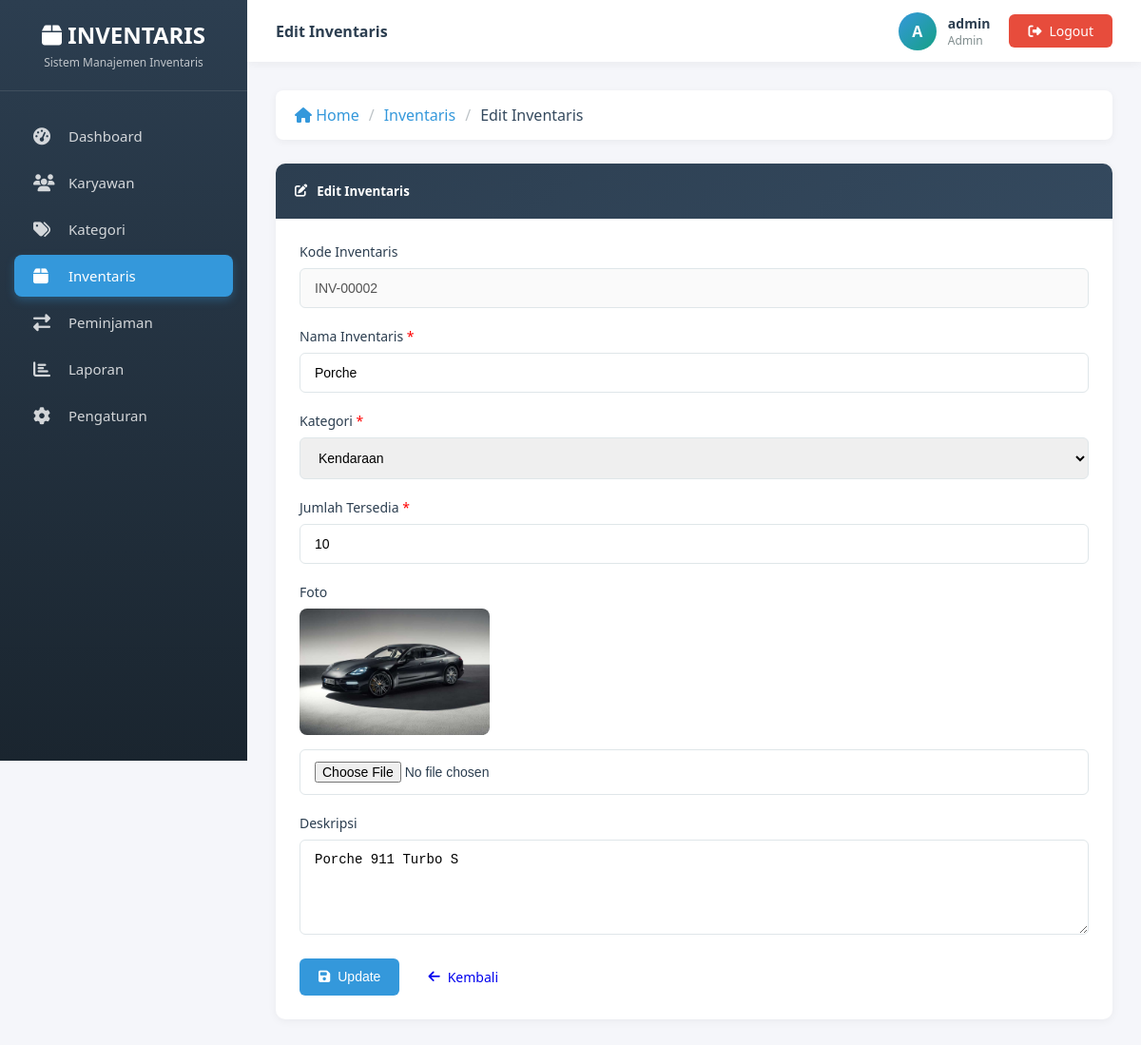
Page /inventaris/edit.php?id=2 (signed in) on the committed database.
### tables this page shows
CREATE TABLE `inventaris` (
  `id` int(11) NOT NULL,
  `kode_inventaris` varchar(20) NOT NULL,
  `nama_inventaris` varchar(100) NOT NULL,
  `kategori_id` int(11) NOT NULL,
  `jumlah_tersedia` int(11) NOT NULL DEFAULT 0,
  `foto` varchar(100) DEFAULT NULL,
  `deskripsi` text DEFAULT NULL
);

CREATE TABLE `kategori` (
  `id` int(11) NOT NULL,
  `nama_kategori` varchar(100) NOT NULL
);

### config/database.php (called while the page is built, shortened)
<?php
class Database {
    private static $instance = null;
    private $conn;
    private function __construct() {
        try {
            $this->conn = new mysqli(
                $_ENV['DB_HOST'],
                $_ENV['DB_USER'],
                $_ENV['DB_PASSWORD'],
                $_ENV['DB_NAME'],
                $_ENV['DB_PORT']
            );
            $this->conn->set_charset("utf8mb4");
        } catch (Exception $e) {
            die("Database Error: " . $e->getMessage());
        }
    }
    public static function getInstance() {
        if (self::$instance === null) {
            self::$instance = new self();
        }
        return self::$instance;
    }
    public function getConnection() {
        return $this->conn;
    }
}
?>

### lib/functions.php (called while the page is built, shortened)
<?php
require_once __DIR__ . '/../config/database.php';
class Functions {
    private $db;
    public function __construct() {
        $this->db = Database::getInstance()->getConnection();
    }
    public function getBasePath() {
        return $_ENV['BASE_PATH'];
    }
    public function getKategori() {
        $query = "SELECT * FROM kategori ORDER BY nama_kategori ASC";
        $result = $this->db->query($query);
        $categories = [];
        if ($result) {
            while ($row = $result->fetch_assoc()) {
                $categories[] = $row;
            }
        }
        return $categories;
    }
}
?>

### inventaris/edit.php (the view, shortened to what this page needs)
<?php
require_once __DIR__ . '/../views/header.php';
$db = Database::getInstance()->getConnection();
$id = isset($_GET['id']) ? (int)$_GET['id'] : 0;
$query = "SELECT * FROM inventaris WHERE id = $id";
$result = $db->query($query);
$data = $result->fetch_assoc();
$categories = $func->getKategori();
?>
<?php include __DIR__ . '/../views/sidebar.php'; ?>
<?php include __DIR__ . '/../views/topnav.php'; ?>
<div class="main-content">
    <?php include __DIR__ . '/../views/breadcrumb.php'; ?>
    <div class="card">
        <div class="card-header">
            <h5><i class="fas fa-edit"></i> Edit Inventaris</h5>
        </div>
        <div class="card-body">
            <form method="POST" action="" enctype="multipart/form-data">
                <div class="form-group">
                    <label>Kode Inventaris</label>
                    <input type="text" class="form-control" value="<?php echo htmlspecialchars($data['kode_inventaris']); ?>" disabled>
                </div>
                <div class="form-group">
                    <label>Nama Inventaris <span style="color: red;">*</span></label>
                    <input type="text" name="nama_inventaris" class="form-control" value="<?php echo htmlspecialchars($data['nama_inventaris']); ?>" required>
                </div>
                <div class="form-group">
                    <label>Kategori <span style="color: red;">*</span></label>
                    <select name="kategori_id" class="form-control" required style="padding: 12px 15px;">
                        <?php foreach ($categories as $cat): ?>
                            <option value="<?php echo $cat['id']; ?>" <?php echo $cat['id'] == $data['kategori_id'] ? 'selected' : ''; ?>>
                                <?php echo htmlspecialchars($cat['nama_kategori']); ?>
                            </option>
                        <?php endforeach; ?>
                    </select>
                </div>
                <div class="form-group">
                    <label>Jumlah Tersedia <span style="color: red;">*</span></label>
                    <input type="number" name="jumlah_tersedia" class="form-control" min="0" value="<?php echo $data['jumlah_tersedia']; ?>" required>
                </div>
                <div class="form-group">
                    <label>Foto</label>
                    <?php if ($data['foto']): ?>
                        <div style="margin-bottom: 10px;">
                            <img src="<?php echo $basePath; ?>/uploads/<?php echo htmlspecialchars($data['foto']); ?>" alt="Foto" style="max-width: 200px; border-radius: 8px;">
                        </div>
                    <?php endif; ?>
                    <input type="file" name="foto" class="form-control" accept="image/*" onchange="previewImage(this, 'preview')">
                </div>
                <div class="form-group">
                    <label>Deskripsi</label>
                    <textarea name="deskripsi" class="form-control" rows="4"><?php echo htmlspecialchars($data['deskripsi']); ?></textarea>
                </div>
                <div style="display: flex; gap: 10px;">
                    <button type="submit" class="btn btn-primary">
                        <i class="fas fa-save"></i> Update
                    </button>
                    <a href="index.php" class="btn btn-secondary">
                        <i class="fas fa-arrow-left"></i> Kembali
                    </a>
                </div>
            </form>
        </div>
    </div>
</div>
<?php include __DIR__ . '/../views/footer.php'; ?>

### assets/css/style.css (style rules this page uses)
:root { --primary: #2c3e50; --secondary: #34495e; --accent: #3498db; --dark: #1a252f; --light: #ecf0f1; --success: #27ae60; --danger: #e74c3c; --warning: #f39c12; --info: #16a085; --sidebar-width: 260px; --topnav-height: 65px; }
* { margin: 0; padding: 0; box-sizing: border-box; }
body { font-family: 'Segoe UI', Tahoma, Geneva, Verdana, sans-serif; background: #f5f6fa; color: #2c3e50; }
.main-content { margin-left: var(--sidebar-width); margin-top: var(--topnav-height); padding: 30px; min-height: calc(100vh - var(--topnav-height)); }
.card { background: white; border-radius: 10px; box-shadow: 0 2px 10px rgba(0, 0, 0, 0.05); margin-bottom: 25px; border: none; overflow: hidden; }
.card-header { background: linear-gradient(135deg, var(--primary), var(--secondary)); color: white; padding: 20px; border-bottom: none; display: flex; align-items: center; justify-content: space-between; }
.card-header h5 { margin: 0; font-weight: 600; display: flex; align-items: center; gap: 10px; }
.card-body { padding: 25px; }
.btn { padding: 10px 20px; border: none; border-radius: 6px; cursor: pointer; font-size: 14px; transition: all 0.3s ease; text-decoration: none; display: inline-flex; align-items: center; gap: 8px; font-weight: 500; }
.btn-primary { background: var(--accent); color: white; }
.form-group { margin-bottom: 20px; }
.form-group label { display: block; margin-bottom: 8px; color: var(--primary); font-weight: 500; font-size: 14px; }
.form-control { width: 100%; padding: 12px 15px; border: 1px solid #dfe6e9; border-radius: 6px; font-size: 14px; transition: all 0.3s ease; }
textarea.form-control { resize: vertical; min-height: 100px; }

### rows in the picture
inventaris: kode_inventaris "INV-00002", nama_inventaris "Porche", kategori_id "Kendaraan", jumlah_tersedia "10", foto (picture), deskripsi "Porche 911 Turbo S"

### other values in the picture
$menu['title'] "Dashboard"
$menu['title'] "Karyawan"
$menu['title'] "Kategori"
$menu['title'] "Inventaris"
$menu['title'] "Peminjaman"
$menu['title'] "Laporan"
$menu['title'] "Pengaturan"
$pageTitle "Edit Inventaris"
substr($user['username'], 0, 1) "A"
$user['username'] "admin"
$user['role'] "Admin"
$crumb['title'] "Inventaris"
$crumb['title'] "Edit Inventaris"
